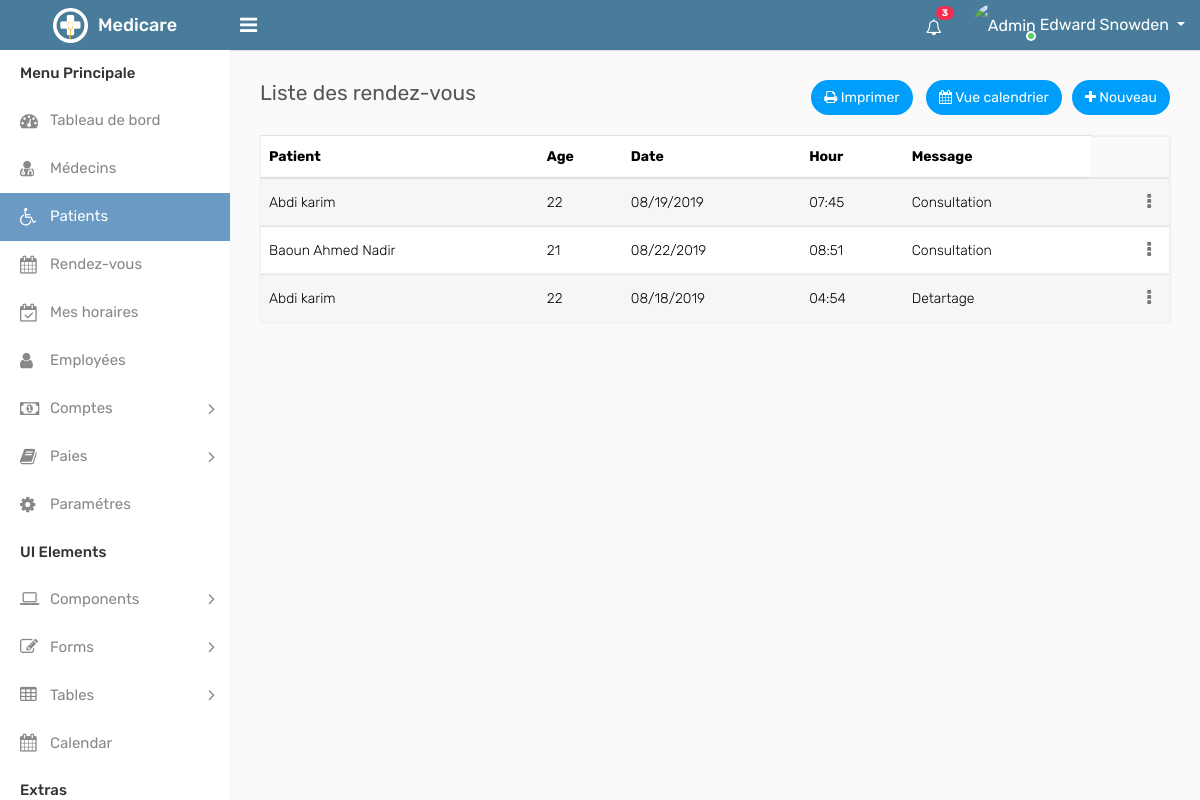
Page /appointments.php on the earlier database version.
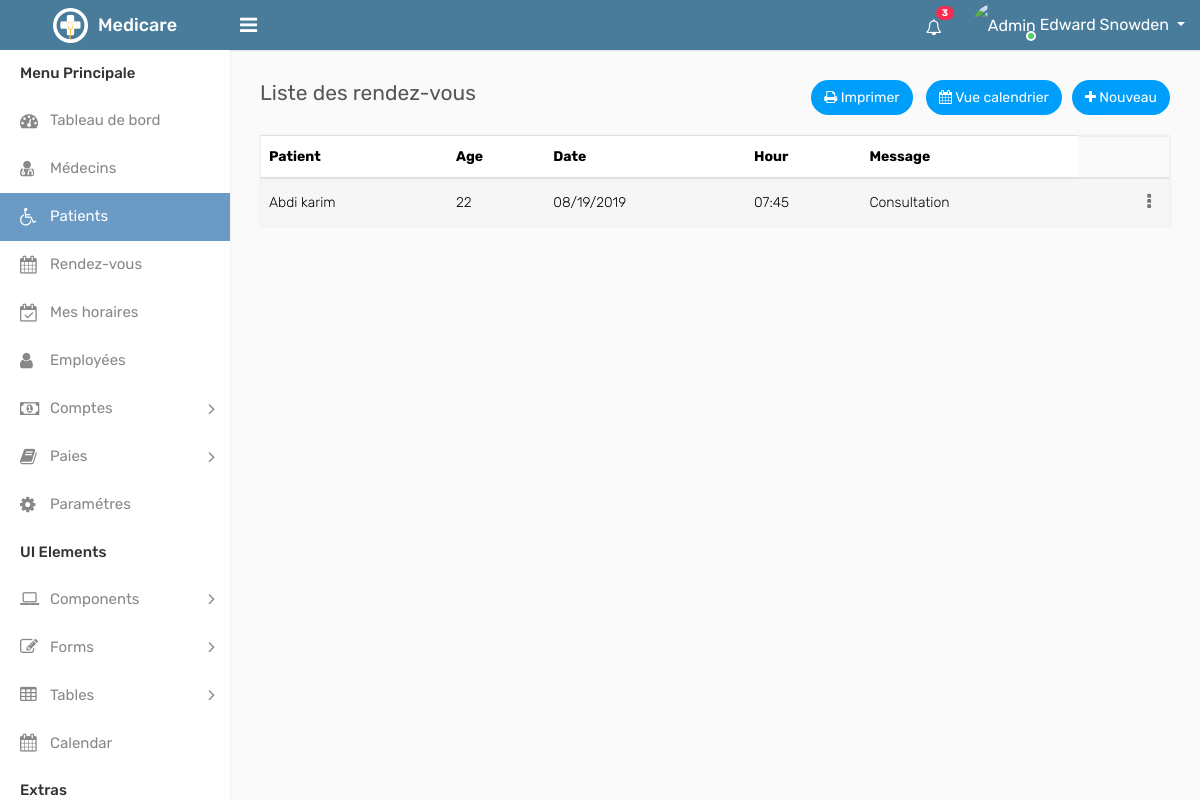
Same page on the later database version.
### tables this page shows
CREATE TABLE IF NOT EXISTS `appointment` (
  `id_appointment` int(8) NOT NULL AUTO_INCREMENT,
  `id_doctor` int(8) NOT NULL,
  `id_patient` int(8) NOT NULL,
  `timestamp_appointment` bigint(20) NOT NULL,
  `message_appointment` text NOT NULL,
  `is_appointment` int(11) NOT NULL,
  PRIMARY KEY (`id_appointment`),
  KEY `id_doctor` (`id_doctor`),
  KEY `id_patient` (`id_patient`)
);

CREATE TABLE IF NOT EXISTS `patients` (
  `id_patient` int(8) NOT NULL AUTO_INCREMENT,
  `id_doctor` int(8) NOT NULL,
  `full_name_patient` varchar(128) NOT NULL,
  `birthdate_patient` date NOT NULL,
  `phone_number_patient` varchar(12) NOT NULL,
  `address_patient` varchar(256) NOT NULL,
  `gender_patient` varchar(1) NOT NULL,
  PRIMARY KEY (`id_patient`),
  KEY `id_doctor` (`id_doctor`)
);

### engine/database-functions.php (called while the page is built, shortened)
<?php
class DatabaseUtility {
    private $host ,$username,$password,$options,$databaseConnection;
    function __construct($host,$username,$password){
        $this->host = $host;
        $this->username = $username;
        $this->password = $password;
        $this->options = [
            PDO::ATTR_EMULATE_PREPARES => false,
            PDO::ATTR_ERRMODE => PDO::ERRMODE_EXCEPTION,
            PDO::ATTR_DEFAULT_FETCH_MODE => PDO::FETCH_ASSOC
        ];
    }
     private function _connect(){
        try {
           return  new PDO($this->host,$this->username,$this->password,$this->options);
        } catch (Exception $e) {
                echo $e->getMessage();
        }
    }
    public function selectData($table,$stringvalues,$condition=1,$limit=""){
        $this->databaseConnection = $this->_connect();
        $selectString ="SELECT  $stringvalues FROM $table  WHERE $condition  $limit";
        $prepared_stm = $this->databaseConnection->prepare($selectString);
        $selectedValues =  array();
        try {
            $result = $prepared_stm->execute();
            while($result_row = $prepared_stm->fetch(PDO::FETCH_ASSOC) )
                    array_push($selectedValues ,$result_row);
        }catch(Exception $e){
            return $this->returnResult(false,errors::sqlselect,$e->getMessage());
        }
        return array(
            "success"  => true,
            "result" => $selectedValues
        );
    }
}
?>

### engine/Appointment.php (called while the page is built, shortened)
<?php
require_once "database-functions.php";
class Appointment {
    public $db;
    public static function initAppointmentWithArray($array){
        $instance = new self();
        $instance->id_patient = $array["id_patient"];
        $instance->id_appointment = $array["id_appointment"];
        $instance->full_name_patient = $array["full_name_patient"];
        $instance->timestamp_appointment = $array["timestamp_appointment"];
        $instance->age_patient = floor((time() - strtotime($array["birthdate_patient"])) / 31556926);
        $instance->date_appointment = date('m/d/Y', $array["timestamp_appointment"]);
        $instance->hour_appointment = date('H:i', $array["timestamp_appointment"]);
        $instance->message_appointment = $array["message_appointment"];
        return $instance;
    }
    function getAllAppointments(){
        $id_doctor=1;
        $tmp_appointment_array =  $this->db->selectData("appointment, patients","*","appointment.id_doctor='$id_doctor' && appointment.id_patient = patients.id_patient");
        $appointment_array = array();
        forEach($tmp_appointment_array["result"]  as $tmp_array){
            array_push($appointment_array,Appointment::initAppointmentWithArray($tmp_array));
        }
        return $appointment_array;
    }
}
?>

### engine/TableHundler.php (the view, shortened to what this page needs)
<?php
require_once 'database-functions.php';
class TableHundler
{
    private $indexArray = [];
    private $valuesArray =[];
    private $header =[];
    private $options;
    public function __construct($header, $indexArray,$valuesArray, $options = array()){
        $this->header = $header;
        $this->indexArray = $indexArray;
        $this->valuesArray =$valuesArray;
        $this->options = $options;
    }
    public function displayTable(){
        $head = "<tr>";
        $body = "";
        foreach ($this->header as $index){
            $head .= "<th>$index</th>";
        }
        $head .= "</tr>";
        foreach ($this->valuesArray as $key => $value){
            $body .= "<tr>";
            $array = (array)$value;
            foreach ($this->indexArray as $i)
            $body .= "<td>$array[$i]</td>";
            if ($this->options != $array) {
                $body .= "<td class=' dontprint text-right'>
											<div class='dropdown dropdown-action'>
												<a href='#' class='action-icon dropdown-toggle' data-toggle='dropdown' aria-expanded='false'><i class='fa fa-ellipsis-v'></i></a>
												<div class='dropdown-menu dropdown-menu-right'>";
                foreach ($this->options as $option) {
                    if(isset($option["redirect"]))
                    $body .= "<a class='dropdown-item' href='" . $option['redirect'] . "?id_appointment=" . $array['id_appointment'] . "'><i class='fa fa-pencil m-r-5'></i>" . $option["name"] . "</a>";
                    else if(isset($option["data-target"]))
                        $body .= "<a class='dropdown-item' href='#' data-toggle='modal' data-target='".$option['data-target']."'><i class='fa fa-trash-o m-r-5'></i> Delete</a>";
                }
                $body .= "</div></div></td>";
            }
            $body .= "</tr>";
        }
        return "
        	<table class='table table-striped custom-table'>
			   <thead>$head</thead>
				<tbody>$body</tbody>
			</table>
        ";
    }
}

Differences in the rows shown:
removed appointment: id_patient.full_name_patient "Baoun Ahmed Nadir", i "21", i "08/22/2019", i "08:51", message_appointment "Consultation"
removed appointment: id_patient.full_name_patient "Abdi karim", i "22", i "08/18/2019", i "04:54", message_appointment "Detartage"
